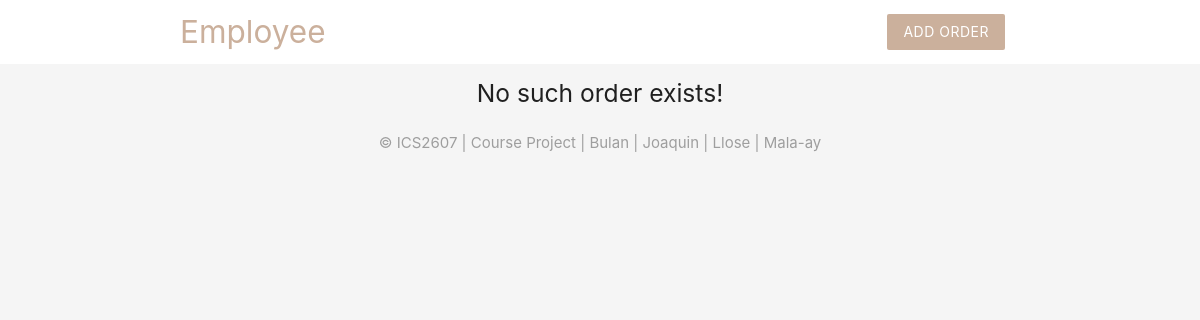
The page /employee/details.php?id=77 on the database as committed earlier.
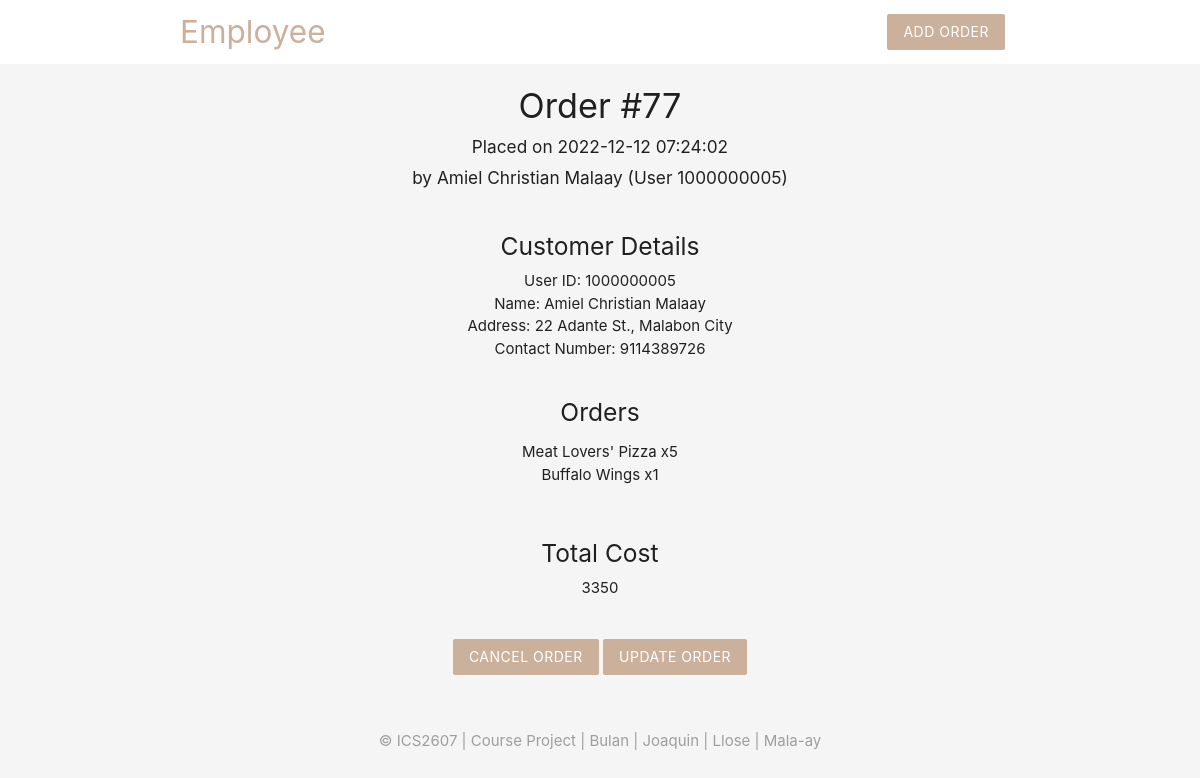
The same page on the database as committed later.
### tables this page shows
CREATE TABLE `cus_order` (
  `CUS_ID` int(11) NOT NULL,
  `CUS_ADDRESS` varchar(100) NOT NULL,
  `CUS_NAME` varchar(50) NOT NULL,
  `CUS_CONTACT_NO` bigint(20) NOT NULL,
  `ORDER_ID` int(11) NOT NULL,
  `ORDER_TIME` datetime NOT NULL DEFAULT current_timestamp(),
  `ORDER_COST` int(11) NOT NULL,
  `ORDER_DETAILS` text NOT NULL
);

### employee/details.php (the view, shortened to what this page needs)
<?php
	include('config/db_connect.php');
	if(isset($_GET['id'])){
		$id = mysqli_real_escape_string($conn, $_GET['id']);
		$sql = "SELECT * FROM cus_order WHERE ORDER_ID = $id";
		$result = mysqli_query($conn, $sql);
		$order = mysqli_fetch_assoc($result);
	}
 ?>
 <!DOCTYPE html>
 <html>
	<?php include 'Temps/header.php'; ?>
		<div class="container center">
			<?php if ($order): ?>
				<h4><?php echo htmlspecialchars("Order #".$order['ORDER_ID']) ?></h4>
				<h6><?php echo "Placed on ".date($order['ORDER_TIME']); ?></h6>
				<h6><?php echo "by ".$order['CUS_NAME']." (User ".$order['CUS_ID'].")"; ?></h6>
				<br>
				<h5>Customer Details</h5>
				<div><?php echo htmlspecialchars("User ID: ".$order['CUS_ID']) ?></div>
				<div><?php echo htmlspecialchars("Name: ".$order['CUS_NAME']) ?></div>
				<div><?php echo htmlspecialchars("Address: ".$order['CUS_ADDRESS']) ?></div>
                <div><?php echo htmlspecialchars("Contact Number: ".$order['CUS_CONTACT_NO']) ?></div>
				<br>
				<h5>Orders</h5>
				<ul>
					<?php foreach(explode(',', $order['ORDER_DETAILS']) as $ord): ?>
						<li><?php echo htmlspecialchars($ord); ?></li>
					<?php endforeach; ?>
				</ul>
				<br>
				<h5>Total Cost</h5>
				<div><?php echo htmlspecialchars($order['ORDER_COST']) ?></div>
				<form action="details.php" method="POST">
					<input type="submit" name="cancelorder" value="Cancel Order" class="btn brand z-depth-0">
					<a href="update.php?id=<?php echo $id ?>" class="btn brand z-depth-0" name="updateorder" value="Update Order">Update Order</a>
				</form>
			<?php else: ?>
				<h5>No such order exists!</h5>
			<?php endif; ?>
		</div>
	<?php include 'Temps/footer.php'; ?>
 </html>

Rows that differ between the two databases and show on the page:
added cus_order: ORDER_ID "Order #77", ORDER_TIME "2022-12-12 07:24:02", CUS_NAME "Amiel Christian Malaay", CUS_ID "1000000005", CUS_ID "User ID: 1000000005", CUS_NAME "Name: Amiel Christian Malaay", CUS_ADDRESS "Address: 22 Adante St., Malabon City", CUS_CONTACT_NO "Contact Number: 9114389726", ORDER_DETAILS "Meat Lovers' Pizza x5", ORDER_DETAILS "Buffalo Wings x1", ORDER_COST "3350"
Other text that changed with them:
form field cancelorder: (not shown) → "Cancel Order"
text no longer shown: "No such order exists!"
text now shown: "Placed on by (User ) Customer Details Orders Total Cost UPDATE ORDER"
